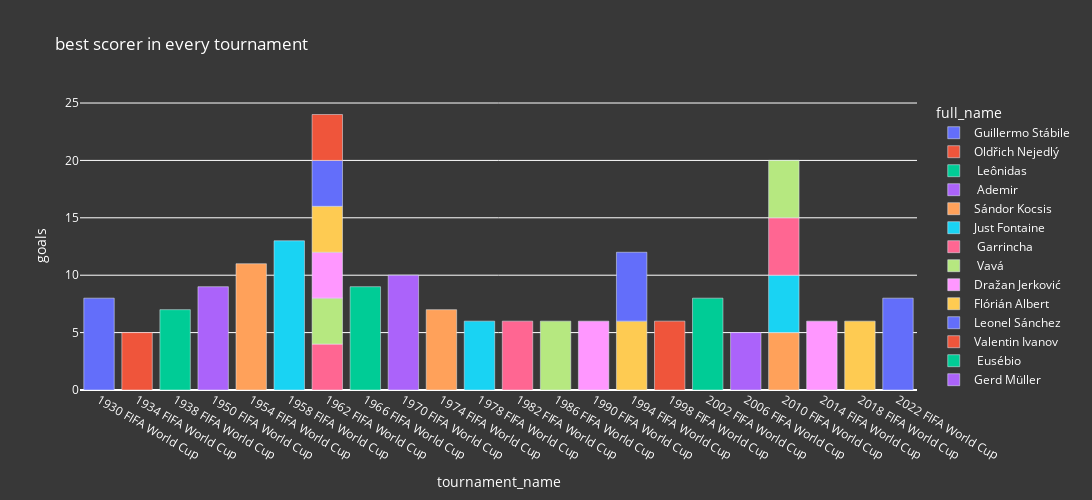

Source (notebook cell):
### Code cell
b_6_fig = px.bar(best_scorer_tournament,x='tournament_name',y='goals',color='full_name',
                 width=1200,height=500, title='best scorer in every tournament')
b_6_fig.update_layout(**layout_options)
b_6_fig.show()

### Figure 1 — Plotly figure (JSON) as saved in the notebook; plotly's stock layout.template omitted (floating-point values rounded to 4 significant figures)
{"data": [{"alignmentgroup": "True", "hovertemplate": "full_name=Guillermo Stábile<br>tournament_name=%{x}<br>goals=%{y}<extra></extra>", "legendgroup": "Guillermo Stábile", "marker": {"color": "#636efa", "pattern": {"shape": ""}}, "name": "Guillermo Stábile", "offsetgroup": "Guillermo Stábile", "orientation": "v", "showlegend": true, "textposition": "auto", "type": "bar", "x": ["1930 FIFA World Cup"], "xaxis": "x", "y": [8], "yaxis": "y"}, {"alignmentgroup": "True", "hovertemplate": "full_name=Oldřich Nejedlý<br>tournament_name=%{x}<br>goals=%{y}<extra></extra>", "legendgroup": "Oldřich Nejedlý", "marker": {"color": "#EF553B", "pattern": {"shape": ""}}, "name": "Oldřich Nejedlý", "offsetgroup": "Oldřich Nejedlý", "orientation": "v", "showlegend": true, "textposition": "auto", "type": "bar", "x": ["1934 FIFA World Cup"], "xaxis": "x", "y": [5], "yaxis": "y"}, {"alignmentgroup": "True", "hovertemplate": "full_name= Leônidas<br>tournament_name=%{x}<br>goals=%{y}<extra></extra>", "legendgroup": " Leônidas", "marker": {"color": "#00cc96", "pattern": {"shape": ""}}, "name": " Leônidas", "offsetgroup": " Leônidas", "orientation": "v", "showlegend": true, "textposition": "auto", "type": "bar", "x": ["1938 FIFA World Cup"], "xaxis": "x", "y": [7], "yaxis": "y"}, {"alignmentgroup": "True", "hovertemplate": "full_name= Ademir<br>tournament_name=%{x}<br>goals=%{y}<extra></extra>", "legendgroup": " Ademir", "marker": {"color": "#ab63fa", "pattern": {"shape": ""}}, "name": " Ademir", "offsetgroup": " Ademir", "orientation": "v", "showlegend": true, "textposition": "auto", "type": "bar", "x": ["1950 FIFA World Cup"], "xaxis": "x", "y": [9], "yaxis": "y"}, {"alignmentgroup": "True", "hovertemplate": "full_name=Sándor Kocsis<br>tournament_name=%{x}<br>goals=%{y}<extra></extra>", "legendgroup": "Sándor Kocsis", "marker": {"color": "#FFA15A", "pattern": {"shape": ""}}, "name": "Sándor Kocsis", "offsetgroup": "Sándor Kocsis", "orientation": "v", "showlegend": true, "textposition": "auto", "type": "bar", "x": ["1954 FIFA World Cup"], "xaxis": "x", "y": [11], "yaxis": "y"}, {"alignmentgroup": "True", "hovertemplate": "full_name=Just Fontaine<br>tournament_name=%{x}<br>goals=%{y}<extra></extra>", "legendgroup": "Just Fontaine", "marker": {"color": "#19d3f3", "pattern": {"shape": ""}}, "name": "Just Fontaine", "offsetgroup": "Just Fontaine", "orientation": "v", "showlegend": true, "textposition": "auto", "type": "bar", "x": ["1958 FIFA World Cup"], "xaxis": "x", "y": [13], "yaxis": "y"}, {"alignmentgroup": "True", "hovertemplate": "full_name= Garrincha<br>tournament_name=%{x}<br>goals=%{y}<extra></extra>", "legendgroup": " Garrincha", "marker": {"color": "#FF6692", "pattern": {"shape": ""}}, "name": " Garrincha", "offsetgroup": " Garrincha", "orientation": "v", "showlegend": true, "textposition": "auto", "type": "bar", "x": ["1962 FIFA World Cup"], "xaxis": "x", "y": [4], "yaxis": "y"}, {"alignmentgroup": "True", "hovertemplate": "full_name= Vavá<br>tournament_name=%{x}<br>goals=%{y}<extra></extra>", "legendgroup": " Vavá", "marker": {"color": "#B6E880", "pattern": {"shape": ""}}, "name": " Vavá", "offsetgroup": " Vavá", "orientation": "v", "showlegend": true, "textposition": "auto", "type": "bar", "x": ["1962 FIFA World Cup"], "xaxis": "x", "y": [4], "yaxis": "y"}, {"alignmentgroup": "True", "hovertemplate": "full_name=Dražan Jerković<br>tournament_name=%{x}<br>goals=%{y}<extra></extra>", "legendgroup": "Dražan Jerković", "marker": {"color": "#FF97FF", "pattern": {"shape": ""}}, "name": "Dražan Jerković", "offsetgroup": "Dražan Jerković", "orientation": "v", "showlegend": true, "textposition": "auto", "type": "bar", "x": ["1962 FIFA World Cup"], "xaxis": "x", "y": [4], "yaxis": "y"}, {"alignmentgroup": "True", "hovertemplate": "full_name=Flórián Albert<br>tournament_name=%{x}<br>goals=%{y}<extra></extra>", "legendgroup": "Flórián Albert", "marker": {"color": "#FECB52", "pattern": {"shape": ""}}, "name": "Flórián Albert", "offsetgroup": "Flórián Albert", "orientation": "v", "showlegend": true, "textposition": "auto", "type": "bar", "x": ["1962 FIFA World Cup"], "xaxis": "x", "y": [4], "yaxis": "y"}, {"alignmentgroup": "True", "hovertemplate": "full_name=Leonel Sánchez<br>tournament_name=%{x}<br>goals=%{y}<extra></extra>", "legendgroup": "Leonel Sánchez", "marker": {"color": "#636efa", "pattern": {"shape": ""}}, "name": "Leonel Sánchez", "offsetgroup": "Leonel Sánchez", "orientation": "v", "showlegend": true, "textposition": "auto", "type": "bar", "x": ["1962 FIFA World Cup"], "xaxis": "x", "y": [4], "yaxis": "y"}, {"alignmentgroup": "True", "hovertemplate": "full_name=Valentin Ivanov<br>tournament_name=%{x}<br>goals=%{y}<extra></extra>", "legendgroup": "Valentin Ivanov", "marker": {"color": "#EF553B", "pattern": {"shape": ""}}, "name": "Valentin Ivanov", "offsetgroup": "Valentin Ivanov", "orientation": "v", "showlegend": true, "textposition": "auto", "type": "bar", "x": ["1962 FIFA World Cup"], "xaxis": "x", "y": [4], "yaxis": "y"}, {"alignmentgroup": "True", "hovertemplate": "full_name= Eusébio<br>tournament_name=%{x}<br>goals=%{y}<extra></extra>", "legendgroup": " Eusébio", "marker": {"color": "#00cc96", "pattern": {"shape": ""}}, "name": " Eusébio", "offsetgroup": " Eusébio", "orientation": "v", "showlegend": true, "textposition": "auto", "type": "bar", "x": ["1966 FIFA World Cup"], "xaxis": "x", "y": [9], "yaxis": "y"}, {"alignmentgroup": "True", "hovertemplate": "full_name=Gerd Müller<br>tournament_name=%{x}<br>goals=%{y}<extra></extra>", "legendgroup": "Gerd Müller", "marker": {"color": "#ab63fa", "pattern": {"shape": ""}}, "name": "Gerd Müller", "offsetgroup": "Gerd Müller", "orientation": "v", "showlegend": true, "textposition": "auto", "type": "bar", "x": ["1970 FIFA World Cup"], "xaxis": "x", "y": [10], "yaxis": "y"}, {"alignmentgroup": "True", "hovertemplate": "full_name=Grzegorz Lato<br>tournament_name=%{x}<br>goals=%{y}<extra></extra>", "legendgroup": "Grzegorz Lato", "marker": {"color": "#FFA15A", "pattern": {"shape": ""}}, "name": "Grzegorz Lato", "offsetgroup": "Grzegorz Lato", "orientation": "v", "showlegend": true, "textposition": "auto", "type": "bar", "x": ["1974 FIFA World Cup"], "xaxis": "x", "y": [7], "yaxis": "y"}, {"alignmentgroup": "True", "hovertemplate": "full_name=Mario Kempes<br>tournament_name=%{x}<br>goals=%{y}<extra></extra>", "legendgroup": "Mario Kempes", "marker": {"color": "#19d3f3", "pattern": {"shape": ""}}, "name": "Mario Kempes", "offsetgroup": "Mario Kempes", "orientation": "v", "showlegend": true, "textposition": "auto", "type": "bar", "x": ["1978 FIFA World Cup"], "xaxis": "x", "y": [6], "yaxis": "y"}, {"alignmentgroup": "True", "hovertemplate": "full_name=Paolo Rossi<br>tournament_name=%{x}<br>goals=%{y}<extra></extra>", "legendgroup": "Paolo Rossi", "marker": {"color": "#FF6692", "pattern": {"shape": ""}}, "name": "Paolo Rossi", "offsetgroup": "Paolo Rossi", "orientation": "v", "showlegend": true, "textposition": "auto", "type": "bar", "x": ["1982 FIFA World Cup"], "xaxis": "x", "y": [6], "yaxis": "y"}, {"alignmentgroup": "True", "hovertemplate": "full_name=Gary Lineker<br>tournament_name=%{x}<br>goals=%{y}<extra></extra>", "legendgroup": "Gary Lineker", "marker": {"color": "#B6E880", "pattern": {"shape": ""}}, "name": "Gary Lineker", "offsetgroup": "Gary Lineker", "orientation": "v", "showlegend": true, "textposition": "auto", "type": "bar", "x": ["1986 FIFA World Cup"], "xaxis": "x", "y": [6], "yaxis": "y"}, {"alignmentgroup": "True", "hovertemplate": "full_name=Salvatore Schillaci<br>tournament_name=%{x}<br>goals=%{y}<extra></extra>", "legendgroup": "Salvatore Schillaci", "marker": {"color": "#FF97FF", "pattern": {"shape": ""}}, "name": "Salvatore Schillaci", "offsetgroup": "Salvatore Schillaci", "orientation": "v", "showlegend": true, "textposition": "auto", "type": "bar", "x": ["1990 FIFA World Cup"], "xaxis": "x", "y": [6], "yaxis": "y"}, {"alignmentgroup": "True", "hovertemplate": "full_name=Hristo Stoichkov<br>tournament_name=%{x}<br>goals=%{y}<extra></extra>", "legendgroup": "Hristo Stoichkov", "marker": {"color": "#FECB52", "pattern": {"shape": ""}}, "name": "Hristo Stoichkov", "offsetgroup": "Hristo Stoichkov", "orientation": "v", "showlegend": true, "textposition": "auto", "type": "bar", "x": ["1994 FIFA World Cup"], "xaxis": "x", "y": [6], "yaxis": "y"}, {"alignmentgroup": "True", "hovertemplate": "full_name=Oleg Salenko<br>tournament_name=%{x}<br>goals=%{y}<extra></extra>", "legendgroup": "Oleg Salenko", "marker": {"color": "#636efa", "pattern": {"shape": ""}}, "name": "Oleg Salenko", "offsetgroup": "Oleg Salenko", "orientation": "v", "showlegend": true, "textposition": "auto", "type": "bar", "x": ["1994 FIFA World Cup"], "xaxis": "x", "y": [6], "yaxis": "y"}, {"alignmentgroup": "True", "hovertemplate": "full_name=Davor Šuker<br>tournament_name=%{x}<br>goals=%{y}<extra></extra>", "legendgroup": "Davor Šuker", "marker": {"color": "#EF553B", "pattern": {"shape": ""}}, "name": "Davor Šuker", "offsetgroup": "Davor Šuker", "orientation": "v", "showlegend": true, "textposition": "auto", "type": "bar", "x": ["1998 FIFA World Cup"], "xaxis": "x", "y": [6], "yaxis": "y"}, {"alignmentgroup": "True", "hovertemplate": "full_name= Ronaldo<br>tournament_name=%{x}<br>goals=%{y}<extra></extra>", "legendgroup": " Ronaldo", "marker": {"color": "#00cc96", "pattern": {"shape": ""}}, "name": " Ronaldo", "offsetgroup": " Ronaldo", "orientation": "v", "showlegend": true, "textposition": "auto", "type": "bar", "x": ["2002 FIFA World Cup"], "xaxis": "x", "y": [8], "yaxis": "y"}, {"alignmentgroup": "True", "hovertemplate": "full_name=Miroslav Klose<br>tournament_name=%{x}<br>goals=%{y}<extra></extra>", "legendgroup": "Miroslav Klose", "marker": {"color": "#ab63fa", "pattern": {"shape": ""}}, "name": "Miroslav Klose", "offsetgroup": "Miroslav Klose", "orientation": "v", "showlegend": true, "textposition": "auto", "type": "bar", "x": ["2006 FIFA World Cup"], "xaxis": "x", "y": [5], "yaxis": "y"}, {"alignmentgroup": "True", "hovertemplate": "full_name=David Villa<br>tournament_name=%{x}<br>goals=%{y}<extra></extra>", "legendgroup": "David Villa", "marker": {"color": "#FFA15A", "pattern": {"shape": ""}}, "name": "David Villa", "offsetgroup": "David Villa", "orientation": "v", "showlegend": true, "textposition": "auto", "type": "bar", "x": ["2010 FIFA World Cup"], "xaxis": "x", "y": [5], "yaxis": "y"}, {"alignmentgroup": "True", "hovertemplate": "full_name=Diego Forlán<br>tournament_name=%{x}<br>goals=%{y}<extra></extra>", "legendgroup": "Diego Forlán", "marker": {"color": "#19d3f3", "pattern": {"shape": ""}}, "name": "Diego Forlán", "offsetgroup": "Diego Forlán", "orientation": "v", "showlegend": true, "textposition": "auto", "type": "bar", "x": ["2010 FIFA World Cup"], "xaxis": "x", "y": [5], "yaxis": "y"}, {"alignmentgroup": "True", "hovertemplate": "full_name=Thomas Müller<br>tournament_name=%{x}<br>goals=%{y}<extra></extra>", "legendgroup": "Thomas Müller", "marker": {"color": "#FF6692", "pattern": {"shape": ""}}, "name": "Thomas Müller", "offsetgroup": "Thomas Müller", "orientation": "v", "showlegend": true, "textposition": "auto", "type": "bar", "x": ["2010 FIFA World Cup"], "xaxis": "x", "y": [5], "yaxis": "y"}, {"alignmentgroup": "True", "hovertemplate": "full_name=Wesley Sneijder<br>tournament_name=%{x}<br>goals=%{y}<extra></extra>", "legendgroup": "Wesley Sneijder", "marker": {"color": "#B6E880", "pattern": {"shape": ""}}, "name": "Wesley Sneijder", "offsetgroup": "Wesley Sneijder", "orientation": "v", "showlegend": true, "textposition": "auto", "type": "bar", "x": ["2010 FIFA World Cup"], "xaxis": "x", "y": [5], "yaxis": "y"}, {"alignmentgroup": "True", "hovertemplate": "full_name=James Rodríguez<br>tournament_name=%{x}<br>goals=%{y}<extra></extra>", "legendgroup": "James Rodríguez", "marker": {"color": "#FF97FF", "pattern": {"shape": ""}}, "name": "James Rodríguez", "offsetgroup": "James Rodríguez", "orientation": "v", "showlegend": true, "textposition": "auto", "type": "bar", "x": ["2014 FIFA World Cup"], "xaxis": "x", "y": [6], "yaxis": "y"}, {"alignmentgroup": "True", "hovertemplate": "full_name=Harry Kane<br>tournament_name=%{x}<br>goals=%{y}<extra></extra>", "legendgroup": "Harry Kane", "marker": {"color": "#FECB52", "pattern": {"shape": ""}}, "name": "Harry Kane", "offsetgroup": "Harry Kane", "orientation": "v", "showlegend": true, "textposition": "auto", "type": "bar", "x": ["2018 FIFA World Cup"], "xaxis": "x", "y": [6], "yaxis": "y"}, {"alignmentgroup": "True", "hovertemplate": "full_name=Kylian Mbappé<br>tournament_name=%{x}<br>goals=%{y}<extra></extra>", "legendgroup": "Kylian Mbappé", "marker": {"color": "#636efa", "pattern": {"shape": ""}}, "name": "Kylian Mbappé", "offsetgroup": "Kylian Mbappé", "orientation": "v", "showlegend": true, "textposition": "auto", "type": "bar", "x": ["2022 FIFA World Cup"], "xaxis": "x", "y": [8], "yaxis": "y"}], "layout": {"barmode": "relative", "height": 500, "legend": {"font": {"color": "white"}, "title": {"text": "full_name"}, "tracegroupgap": 0}, "paper_bgcolor": "#383838", "plot_bgcolor": "#383838", "title": {"font": {"color": "white"}, "text": "best scorer in every tournament"}, "width": 1200, "xaxis": {"anchor": "y", "color": "white", "domain": [0, 1], "title": {"text": "tournament_name"}}, "yaxis": {"anchor": "x", "color": "white", "domain": [0, 1], "title": {"text": "goals"}}}}
